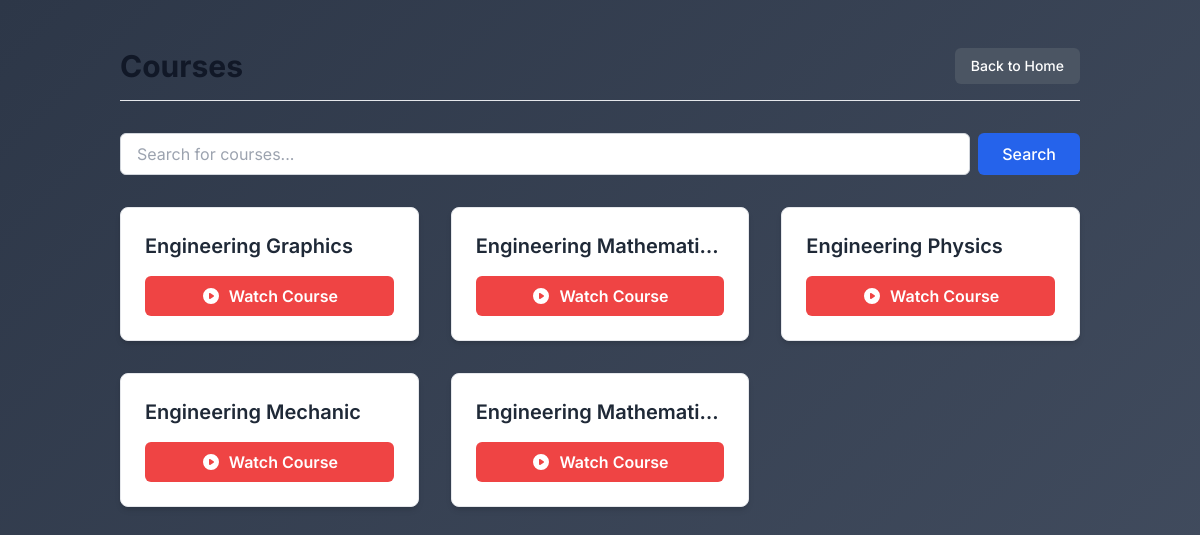
Screenshot of /courses with the database file from the repository.
### tables this page shows
CREATE TABLE courses (
    id INTEGER PRIMARY KEY AUTOINCREMENT,
    name TEXT,
    youtube_link TEXT
);

### app.py (the view)
@app.route("/courses")
def courses():
    search_query = request.args.get("q", "")
    conn = sqlite3.connect("database.db")
    c = conn.cursor()
    if search_query:
        c.execute("SELECT * FROM courses WHERE name LIKE ?", ('%' + search_query + '%',))
    else:
        c.execute("SELECT * FROM courses")
    courses = c.fetchall()
    conn.close()
    return render_template("courses.html", courses=courses, query=search_query)

### templates/courses.html (shortened to what this page needs)
{% extends "base.html" %}
{% block content %}
<body class="bg-gray-100 font-sans">
    <div class="container mx-auto px-4 sm:px-6 lg:px-8 py-12">
        <div class="flex flex-col sm:flex-row justify-between items-center mb-8 pb-4 border-b border-gray-200">
            <h1 class="text-3xl font-bold text-gray-900 mb-4 sm:mb-0">Courses</h1>
            <div class="flex items-center gap-4">
                <a href="/" class="px-4 py-2 text-sm font-medium bg-gray-600 text-white rounded-md hover:bg-gray-700 transition-colors">Back to Home</a>
            </div>
        </div>
        <div class="mb-8">
            <form method="GET" action="{{ url_for('courses') }}" class="flex gap-2">
                <input type="text" name="q" placeholder="Search for courses..." value="{{ query or '' }}" class="flex-grow px-4 py-2 border border-gray-300 rounded-md focus:ring-blue-500 focus:border-blue-500 text-gray-900">
                <button type="submit" class="px-6 py-2 font-medium bg-blue-600 text-white rounded-md hover:bg-blue-700 transition-colors">Search</button>
            </form>
        </div>
        {% if courses %}
            <div class="grid grid-cols-1 sm:grid-cols-2 lg:grid-cols-3 gap-8">
                {% for course in courses %}
                    <div class="bg-white border border-gray-200 rounded-lg shadow-md overflow-hidden group transition-all duration-300 hover:shadow-xl hover:-translate-y-1">
                        <div class="p-6">
                            <h2 class="text-xl font-semibold text-gray-800 mb-4 truncate">{{ course[1] }}</h2>
                            <a href="{{ course[2] }}" target="_blank" class="w-full flex items-center justify-center gap-2 px-4 py-2 font-semibold bg-red-500 text-white rounded-md hover:bg-red-600 transition-colors">
                                <svg xmlns="http://www.w3.org/2000/svg" class="h-5 w-5" viewBox="0 0 20 20" fill="currentColor">
                                    <path fill-rule="evenodd" d="M10 18a8 8 0 100-16 8 8 0 000 16zM9.555 7.168A1 1 0 008 8v4a1 1 0 001.555.832l3-2a1 1 0 000-1.664l-3-2z" clip-rule="evenodd" />
                                </svg>
                                <span>Watch Course</span>
                            </a>
                        </div>
                    </div>
                {% endfor %}
            </div>
        {% endif %}
    </div>
</body>
{% endblock %}

### templates/base.html (style rules this page uses)
body { font-family: 'Inter', sans-serif; }
.gradient-bg { background: linear-gradient(-45deg, #1a202c, #2d3748, #4a5568, #2d3748); background-size: 400% 400%; animation: gradient 15s ease infinite; }

### rows the page displays
courses: name "Engineering Graphics"
courses: name "Engineering Mathemati…"
courses: name "Engineering Physics"
courses: name "Engineering Mechanic"
courses: name "Engineering Mathemati…"
